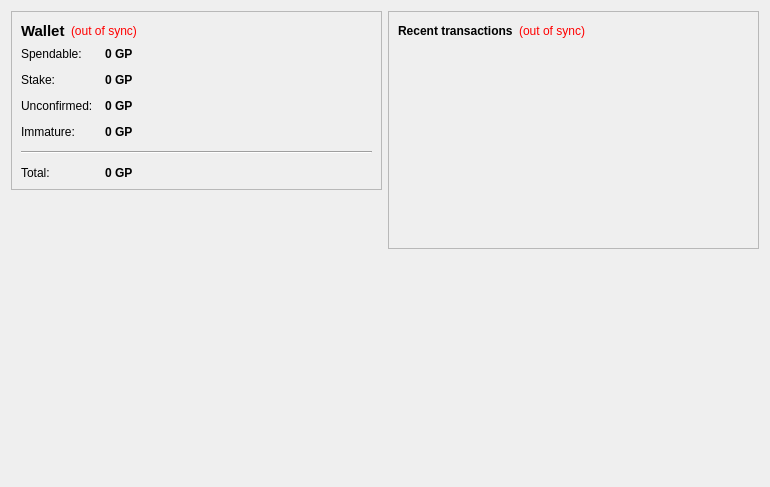
<?xml version="1.0" encoding="UTF-8"?>
<ui version="4.0">
 <class>OverviewPage</class>
 <widget class="QWidget" name="OverviewPage">
  <property name="geometry">
   <rect>
    <x>0</x>
    <y>0</y>
    <width>770</width>
    <height>487</height>
   </rect>
  </property>
  <property name="windowTitle">
   <string>Form</string>
  </property>
  <layout class="QHBoxLayout" name="horizontalLayout" stretch="1,1">
   <item>
    <layout class="QVBoxLayout" name="verticalLayout_2">
     <item>
      <widget class="QFrame" name="frame">
       <property name="frameShape">
        <enum>QFrame::StyledPanel</enum>
       </property>
       <property name="frameShadow">
        <enum>QFrame::Raised</enum>
       </property>
       <layout class="QVBoxLayout" name="verticalLayout_4">
        <item>
         <layout class="QHBoxLayout" name="horizontalLayout_4">
          <item>
           <widget class="QLabel" name="label_5">
            <property name="font">
             <font>
              <pointsize>11</pointsize>
              <weight>75</weight>
              <bold>true</bold>
             </font>
            </property>
            <property name="text">
             <string>Wallet</string>
            </property>
           </widget>
          </item>
          <item>
           <widget class="QLabel" name="labelWalletStatus">
            <property name="toolTip">
             <string>The displayed information may be out of date. Your wallet automatically synchronizes with the GoldPieces network after a connection is established, but this process has not completed yet.</string>
            </property>
            <property name="styleSheet">
             <string notr="true">QLabel { color: red; }</string>
            </property>
            <property name="text">
             <string notr="true">(out of sync)</string>
            </property>
            <property name="alignment">
             <set>Qt::AlignLeading|Qt::AlignLeft|Qt::AlignVCenter</set>
            </property>
           </widget>
          </item>
          <item>
           <spacer name="horizontalSpacer_2">
            <property name="orientation">
             <enum>Qt::Horizontal</enum>
            </property>
            <property name="sizeHint" stdset="0">
             <size>
              <width>40</width>
              <height>20</height>
             </size>
            </property>
           </spacer>
          </item>
         </layout>
        </item>
        <item>
         <layout class="QFormLayout" name="formLayout_2">
          <property name="fieldGrowthPolicy">
           <enum>QFormLayout::AllNonFixedFieldsGrow</enum>
          </property>
          <property name="horizontalSpacing">
           <number>12</number>
          </property>
          <property name="verticalSpacing">
           <number>12</number>
          </property>
          <item row="0" column="0">
           <widget class="QLabel" name="label">
            <property name="text">
             <string>Spendable:</string>
            </property>
           </widget>
          </item>
          <item row="0" column="1">
           <widget class="QLabel" name="labelBalance">
            <property name="font">
             <font>
              <weight>75</weight>
              <bold>true</bold>
             </font>
            </property>
            <property name="cursor">
             <cursorShape>IBeamCursor</cursorShape>
            </property>
            <property name="toolTip">
             <string>Your current spendable balance</string>
            </property>
            <property name="text">
             <string notr="true">0 GP</string>
            </property>
            <property name="textInteractionFlags">
             <set>Qt::LinksAccessibleByMouse|Qt::TextSelectableByKeyboard|Qt::TextSelectableByMouse</set>
            </property>
           </widget>
          </item>
          <item row="1" column="0">
           <widget class="QLabel" name="label_6">
            <property name="text">
             <string>Stake:</string>
            </property>
           </widget>
          </item>
          <item row="1" column="1">
           <widget class="QLabel" name="labelStake">
            <property name="font">
             <font>
              <weight>75</weight>
              <bold>true</bold>
             </font>
            </property>
            <property name="cursor">
             <cursorShape>IBeamCursor</cursorShape>
            </property>
            <property name="toolTip">
             <string>Total of coins that was staked, and do not yet count toward the current balance</string>
            </property>
            <property name="text">
             <string notr="true">0 GP</string>
            </property>
            <property name="textInteractionFlags">
             <set>Qt::LinksAccessibleByMouse|Qt::TextSelectableByKeyboard|Qt::TextSelectableByMouse</set>
            </property>
           </widget>
          </item>
          <item row="2" column="0">
           <widget class="QLabel" name="label_3">
            <property name="text">
             <string>Unconfirmed:</string>
            </property>
           </widget>
          </item>
          <item row="2" column="1">
           <widget class="QLabel" name="labelUnconfirmed">
            <property name="font">
             <font>
              <weight>75</weight>
              <bold>true</bold>
             </font>
            </property>
            <property name="cursor">
             <cursorShape>IBeamCursor</cursorShape>
            </property>
            <property name="toolTip">
             <string>Total of transactions that have yet to be confirmed, and do not yet count toward the current balance</string>
            </property>
            <property name="text">
             <string notr="true">0 GP</string>
            </property>
            <property name="textInteractionFlags">
             <set>Qt::LinksAccessibleByMouse|Qt::TextSelectableByKeyboard|Qt::TextSelectableByMouse</set>
            </property>
           </widget>
          </item>
          <item row="3" column="0">
           <widget class="QLabel" name="labelImmatureText">
            <property name="text">
             <string>Immature:</string>
            </property>
           </widget>
          </item>
          <item row="3" column="1">
           <widget class="QLabel" name="labelImmature">
            <property name="font">
             <font>
              <weight>75</weight>
              <bold>true</bold>
             </font>
            </property>
            <property name="toolTip">
             <string>Mined balance that has not yet matured</string>
            </property>
            <property name="text">
             <string notr="true">0 GP</string>
            </property>
            <property name="textInteractionFlags">
             <set>Qt::LinksAccessibleByMouse|Qt::TextSelectableByKeyboard|Qt::TextSelectableByMouse</set>
            </property>
           </widget>
          </item>
          <item row="4" column="0" colspan="2">
           <widget class="Line" name="line">
            <property name="orientation">
             <enum>Qt::Horizontal</enum>
            </property>
           </widget>
          </item>
          <item row="5" column="0">
           <widget class="QLabel" name="labelTotalText">
            <property name="text">
             <string>Total:</string>
            </property>
           </widget>
          </item>
          <item row="5" column="1">
           <widget class="QLabel" name="labelTotal">
            <property name="font">
             <font>
              <weight>75</weight>
              <bold>true</bold>
             </font>
            </property>
            <property name="cursor">
             <cursorShape>IBeamCursor</cursorShape>
            </property>
            <property name="toolTip">
             <string>Your current total balance</string>
            </property>
            <property name="text">
             <string notr="true">0 GP</string>
            </property>
            <property name="textInteractionFlags">
             <set>Qt::LinksAccessibleByMouse|Qt::TextSelectableByKeyboard|Qt::TextSelectableByMouse</set>
            </property>
           </widget>
          </item>
         </layout>
        </item>
       </layout>
      </widget>
     </item>
     <item>
      <spacer name="verticalSpacer">
       <property name="orientation">
        <enum>Qt::Vertical</enum>
       </property>
       <property name="sizeHint" stdset="0">
        <size>
         <width>20</width>
         <height>40</height>
        </size>
       </property>
      </spacer>
     </item>
     <item>
      <widget class="QLabel" name="label_2">
       <property name="autoFillBackground">
        <bool>true</bool>
       </property>
       <property name="text">
        <string/>
       </property>
       <property name="pixmap">
        <pixmap resource="../bitcoin.qrc">:/icons/drmbg</pixmap>
       </property>
       <property name="scaledContents">
        <bool>false</bool>
       </property>
       <property name="margin">
        <number>0</number>
       </property>
      </widget>
     </item>
    </layout>
   </item>
   <item>
    <layout class="QVBoxLayout" name="verticalLayout_3">
     <item>
      <widget class="QFrame" name="frame_2">
       <property name="frameShape">
        <enum>QFrame::StyledPanel</enum>
       </property>
       <property name="frameShadow">
        <enum>QFrame::Raised</enum>
       </property>
       <layout class="QVBoxLayout" name="verticalLayout">
        <item>
         <layout class="QHBoxLayout" name="horizontalLayout_2">
          <item>
           <widget class="QLabel" name="label_4">
            <property name="text">
             <string>&lt;b&gt;Recent transactions&lt;/b&gt;</string>
            </property>
           </widget>
          </item>
          <item>
           <widget class="QLabel" name="labelTransactionsStatus">
            <property name="toolTip">
             <string>The displayed information may be out of date. Your wallet automatically synchronizes with the GoldPieces network after a connection is established, but this process has not completed yet.</string>
            </property>
            <property name="styleSheet">
             <string notr="true">QLabel { color: red; }</string>
            </property>
            <property name="text">
             <string notr="true">(out of sync)</string>
            </property>
            <property name="alignment">
             <set>Qt::AlignRight|Qt::AlignTrailing|Qt::AlignVCenter</set>
            </property>
           </widget>
          </item>
          <item>
           <spacer name="horizontalSpacer">
            <property name="orientation">
             <enum>Qt::Horizontal</enum>
            </property>
            <property name="sizeHint" stdset="0">
             <size>
              <width>40</width>
              <height>20</height>
             </size>
            </property>
           </spacer>
          </item>
         </layout>
        </item>
        <item>
         <widget class="QListView" name="listTransactions">
          <property name="styleSheet">
           <string notr="true">QListView { background: transparent; }</string>
          </property>
          <property name="frameShape">
           <enum>QFrame::NoFrame</enum>
          </property>
          <property name="verticalScrollBarPolicy">
           <enum>Qt::ScrollBarAlwaysOff</enum>
          </property>
          <property name="horizontalScrollBarPolicy">
           <enum>Qt::ScrollBarAlwaysOff</enum>
          </property>
          <property name="selectionMode">
           <enum>QAbstractItemView::NoSelection</enum>
          </property>
         </widget>
        </item>
       </layout>
      </widget>
     </item>
     <item>
      <spacer name="verticalSpacer_2">
       <property name="orientation">
        <enum>Qt::Vertical</enum>
       </property>
       <property name="sizeHint" stdset="0">
        <size>
         <width>20</width>
         <height>40</height>
        </size>
       </property>
      </spacer>
     </item>
    </layout>
   </item>
  </layout>
 </widget>
 <resources/>
 <connections/>
</ui>
